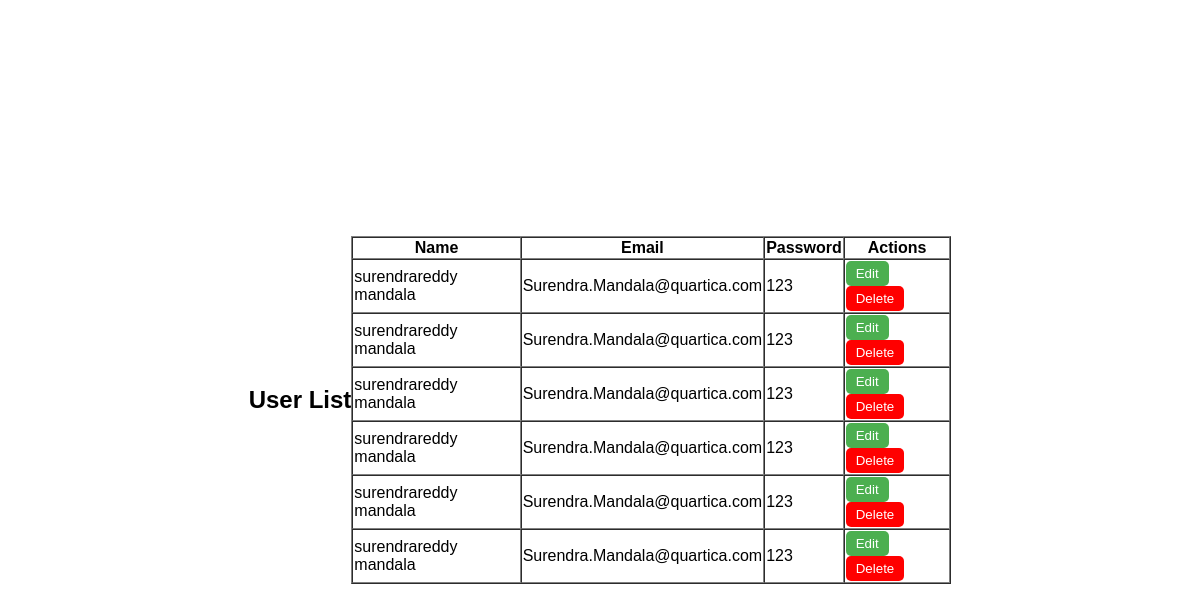
Page /success on the committed database.
### flask_database/database.py (models this page shows, shortened)
class User(db.Model):
    id = db.Column(db.Integer, primary_key=True)
    name = db.Column(db.String(100), nullable=False)
    email = db.Column(db.String(100), nullable=False)
    password = db.Column(db.String(100), nullable=False)

### flask_database/database.py (the view)
@app.route("/success")
def showsuccess():
    users = User.query.all()
    return render_template("success.html", users=users)

### flask_database/templates/success.html
<!DOCTYPE html>
<html>
<head>
    <link rel="stylesheet" href="{{ url_for('static', filename='styles.css') }}">
</head>
<body>
    <h2>User List</h2>
    <table border="1" cellpadding="1" cellspacing="0" style="width: 50%; margin-top: 20px;">
        <thead>
            <tr>
                <th>Name</th>
                <th>Email</th>
                <th>Password</th>
                <th>Actions</th>
            </tr>
        </thead>
        <tbody>
            {% for user in users %}
                <tr>
                    <td>{{ user.name }}</td>
                    <td>{{ user.email }}</td>
                    <td>{{ user.password }}</td>
                    <td>
                        <a href="{{ url_for('edit', user_id=user.id) }}">
                            <button style="background-color: #4CAF50; color: white; padding: 5px 10px; border: none; border-radius: 5px;">Edit</button>
                        </a>
                        <a href="{{ url_for('delete', user_id=user.id) }}">
                            <button style="background-color: red; color: white; padding: 5px 10px; border: none; border-radius: 5px;">Delete</button>
                        </a>
                    </td>
                </tr>
            {% endfor %}
        </tbody>
    </table>
</body>
</html>

### flask_database/static/styles.css (style rules this page uses)
body { font-family: Arial, sans-serif; display: flex; justify-content: center; align-items: center; height: 100vh; margin: 0; background-color: white; }

### rows in the picture
User: name "surendrareddy mandala", email "Surendra.Mandala@quartica.com", password "123"
User: name "surendrareddy mandala", email "Surendra.Mandala@quartica.com", password "123"
User: name "surendrareddy mandala", email "Surendra.Mandala@quartica.com", password "123"
User: name "surendrareddy mandala", email "Surendra.Mandala@quartica.com", password "123"
User: name "surendrareddy mandala", email "Surendra.Mandala@quartica.com", password "123"
User: name "surendrareddy mandala", email "Surendra.Mandala@quartica.com", password "123"
